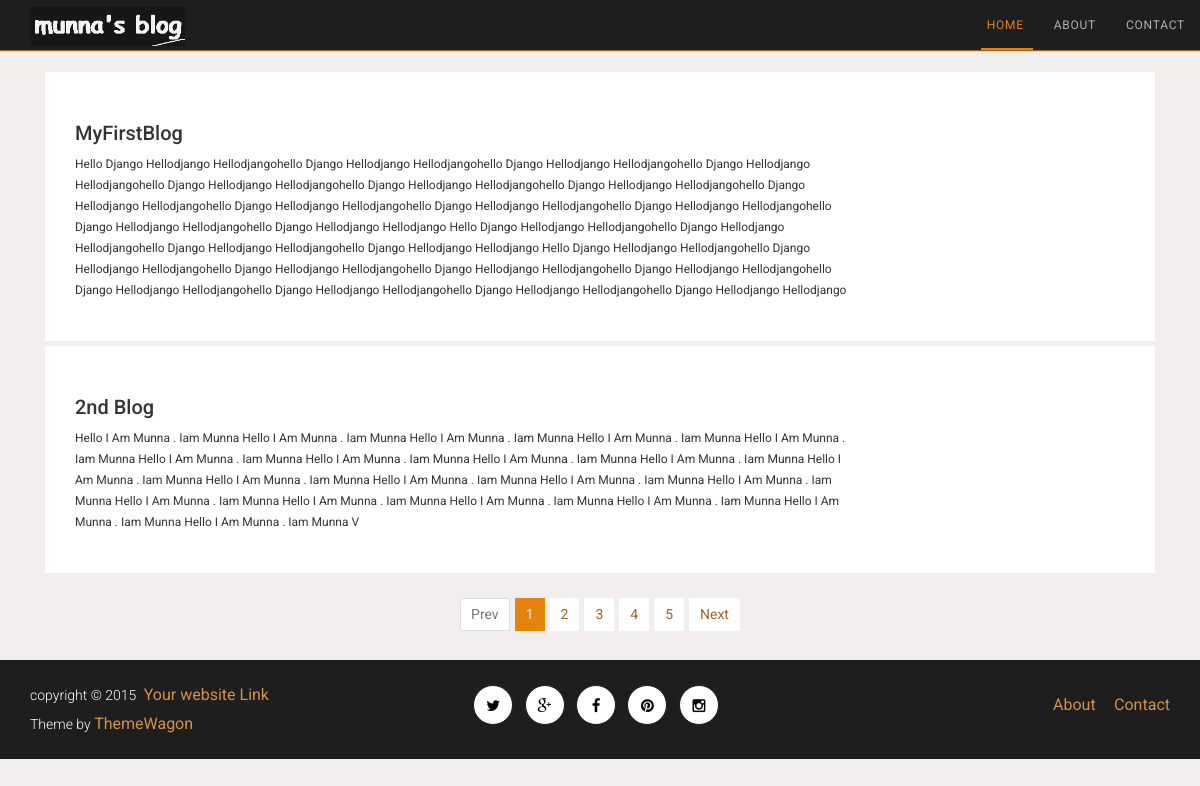
The page / on the database its author committed.
### blog/models.py (models this page shows, shortened)
class MyBlog(models.Model):
    title = models.CharField(max_length=100, default='habijabi')
    body = models.TextField()
    tags = models.ManyToManyField(Tag)
    author = models.ForeignKey(User, null = True)
    timestamp = models.DateTimeField(auto_created='true')
    update = models.DateTimeField(auto_now_add='true')

### blog/views.py (the view)
# urls.py: url(r'^$', ShowBlogListView.as_view(), name='show_blog_list'),
class ShowBlogListView(ListView):
    model = MyBlog
    template_name = 'show_blog_list.html'
    def get_context_data(self, **kwargs):
        context = super().get_context_data(**kwargs)
        blog_list = context['object_list']
        page = int(self.request.GET.get('page')) - 1 if self.request.GET.get('page') else None
        if page and page > 0:
            context['object_list'] = blog_list[page * 6 - 1: page * 6 + 6]
        else:
            context['object_list'] = blog_list[0:6]
        pagination = list()
        for i in range(int(blog_list.count() / 6) + 1):
            pagination.append(i + 1)
        context['pagination'] = pagination
        return context

### templates/show_blog_list.html
{%extends 'index.html'%}
{%load staticfiles%}
{% block blog %}
{% for blog in object_list%}
<section class="col-md-8">
                        <article class="blog-item">
                            <div class="row">
                                <div class="col-md-9">
         <h3> {{blog.title}}  </h3>
         <p> {{blog.body}}</p>
                                    </div>
                                </div>
                            </article>
    </section>
{% endfor %}
{% endblock %}

### templates/index.html (shortened to what this page needs)
<!DOCTYPE html>
{%load staticfiles%}
<html class="no-js">
    <head>
        {% block css%}
        <link rel="stylesheet" href="{% static  'assets/css/bootstrap.min.css' %}">
        <link rel="stylesheet" href="{% static 'assets/css/font-awesome.min.css' %}">
        <link rel="stylesheet" href="{% static 'assets/css/animate.css' %}">
        <link rel="stylesheet" href="{% static 'assets/css/style.css' %}">
        {% endblock %}
    </head>
    <body>
        <nav class="navbar navbar-default navbar-fixed-top">
            <div class="container">
                <div class="navbar-header">
                    <a class="navbar-brand" href="index.html">
                        <img src="{% static 'assets/img/logo.png' %}" alt="Site Logo">
                    </a>
                </div>
                <div class="collapse navbar-collapse" id="bs-example-navbar-collapse-1">
                    <ul class="nav navbar-nav navbar-right">
                        <li class="active"><a href="index.html">Home</span></a></li>
                        <li><a href="about.html">About</a></li>
                        <li><a href="contact.html">Contact</a></li>
                    </ul>
                </div>
            </div>
        </nav>
        <main>
            <div class="container">
                <div class="row">
                    <section class="col-md-8">
                        {% block blog  %}{% endblock %}
                        <div class="page-turn">
                            <div class="row">
                                <div class="col-md-6 col-md-offset-3 text-center">
                                    <nav>
                                        <ul class="pagination pagination-sm">
                                            <li class="disabled">
                                                <a href="#" aria-label="Previous">
                                                    <span aria-hidden="true">Prev</span>
                                                </a>
                                            </li>
                                            <li class="active"><a href="index.html">1</a></li>
                                            <li><a href="page2.html">2</a></li>
                                            <li><a href="page3.html">3</a></li>
                                            <li><a href="page4.html">4</a></li>
                                            <li><a href="page5.html">5</a></li>
                                            <li>
                                                <a href="page6.html" aria-label="Next">
                                                    <span aria-hidden="true">Next</span>
                                                </a>
                                            </li>
                                        </ul>
                                    </nav>
                                </div>
                            </div>
                        </div>
                    </section>
                </div>
            </div>
        </main>
        <footer>
            <div class="container">
                <div class="row">
                    <div class="col-md-4 col-sm-4">
                        copyright &copy; 2015 <a href="#" style="margin-left: 4px;">Your website Link</a>
                        <br>
                        Theme by <a href="https://themewagon.com/" target="_blank">ThemeWagon</a>
                    </div>
                    <div class="col-md-4 col-sm-4">
                        <ul class="social-share text-center">
                            <li><a href="#"><i class="fa fa-twitter"></i></a></li>
                            <li><a href="#"><i class="fa fa-google-plus"></i></a></li>
                            <li><a href="#"><i class="fa fa-facebook"></i></a></li>
                            <li><a href="#"><i class="fa fa-pinterest"></i></a></li>
                            <li><a href="#"><i class="fa fa-instagram"></i></a></li>
                        </ul>
                    </div>
                    <div class="col-md-4 col-sm-4">
                        <ul class="footer-nav">
                            <li><a href="about.html">About</a></li>
                            <li><a href="contact.html">Contact</a></li>
                        </ul>
                    </div>
                </div>
            </div>
        </footer>
    </body>
</html>

### static/assets/css/style.css (style rules this page uses)
.navbar { margin-bottom: 0px; }
.navbar-default { background-color: #1E1E1E; border: none; box-shadow: 0px 1px 1px #A96113; }
.navbar-default .navbar-nav>.active>a, .navbar-default .navbar-nav>.active>a:focus, .navbar-default .navbar-nav>.active>a:hover { background-color: transparent; color: #E4840D; }
.navbar-default .navbar-nav>li>a { color: rgba(238, 238, 238, 0.7); font-size: 12px; padding-right: 0px; margin-left: 15px; text-transform: uppercase; letter-spacing: .75px; word-spacing: 2px; -webkit-transition: all 0.75s; -moz-transition: all 0.75s; -ms-transition: all 0.75s; -o-transition: all 0.75s; transition: all 0.0.75s; }
.navbar-default .navbar-nav>li>a:after { background-color: #eeeeee; display: block; position: absolute; left: 9px; bottom: 0; width: 0; height: 2px; content: ""; -webkit-transition: all 0.75s; -moz-transition: all 0.75s; -ms-transition: all 0.75s; -o-transition: all 0.75s; transition: all 0.0.75s; }
.navbar-default .navbar-nav>.active>a:after, .navbar-default .navbar-nav>li>a:focus:after, .navbar-default .navbar-nav>li>a:hover:after { width: 100%; }
.navbar-default .navbar-nav>.active>a:after { background-color: #E4840D; }
.navbar-default .navbar-brand { padding: 7px 15px; }
.navbar-brand>img { width: 155px; }
body { background-color: #f1eeed; font-family: 'Roboto', sans-serif; font-size: 15px; line-height: 1.82em; }
a { color: #000000; }
h1,h2,h3,h4,h5,h6 { text-transform: capitalize; }
h3 { font-size: 20px; }
main { margin-top: 72px; }
.pagination>.active>a, .pagination>.active>a:focus, .pagination>.active>a:hover, .pagination>.active>span, .pagination>.active>span:focus, .pagination>.active>span:hover { background-color: #E4840D; border-color: transparent; color: #E6E6E6; }
.pagination>li>a, .pagination>li>span { color: #9A6326; margin-left: 5px; border: 1px solid transparent; }
.pagination-sm>li>a, .pagination-sm>li>span { font-size: 14px; }
.blog-item { background-color: #ffffff; margin-bottom: 5px; padding: 30px; }
.blog-item p { font-size: 12px; line-height: 1.75em; text-transform: capitalize; }
.social-share { padding: 0; }
.social-share li { display: inline-block; margin-right: 8px; }
.social-share:last-child { margin-right: 0px; }
.share-widget .social-share li a i, footer .social-share li a i { background-color: #ffffff; border: 1px solid #000000; border-radius: 0px; color: #000000; font-size: 15px; font-weight: 100; height: 40px; line-height: 40px; text-align: center; width: 40px; -webkit-transition: all 0.75s; -moz-transition: all 0.75s; -ms-transition: all 0.75s; -o-transition: all 0.75s; transition: all 0.0.75s; }
footer { background-color: #1E1E1E; color: #ffffff; font-size: 14px; font-weight: 300; padding: 21px 0px; position: absolute; width: 100%; }
footer a { color: #D2924C; font-size: 16px; font-weight: 400; }
footer .social-share { margin-top: 4px; }
footer .social-share li a i { background-color: #ffffff; border-radius: 50%; border: 1px solid #1E1E1E; }
footer .footer-nav { float: right; margin-top: 10px; }
footer .footer-nav li { display: inline-block; list-style: none; margin-left: 15px; }

### rows shown on the page
MyBlog: title "MyFirstBlog", body "Hello Django Hellodjango Hellodjangohello Django Hellodjango Hellodjangohello Django Hellodjango Hellodjangohello Django Hellodjango Hellodjangohello Django Hellodjango Hellodjangohello Django Hellodjango Hellodjangohello Django Hellodjango Hellodjangohello Django Hellodjango Hellodjangohello Django Hellodjango Hellodjangohello Django Hellodjango Hellodjangohello Django Hellodjango Hellodjangohello Django Hellodjango Hellodjangohello Django Hellodjango Hellodjango Hello Django Hellodjango Hellodjangohello Django Hellodjango Hellodjangohello Django Hellodjango Hellodjangohello Django Hellodjango Hellodjango Hello Django Hellodjango Hellodjangohello Django Hellodjango Hellodjangohello Django…"
MyBlog: title "2nd Blog", body "Hello I Am Munna . Iam Munna Hello I Am Munna . Iam Munna Hello I Am Munna . Iam Munna Hello I Am Munna . Iam Munna Hello I Am Munna . Iam Munna Hello I Am Munna . Iam Munna Hello I Am Munna . Iam Munna Hello I Am Munna . Iam Munna Hello I Am Munna . Iam Munna Hello I Am Munna . Iam Munna Hello I Am Munna . Iam Munna Hello I Am Munna . Iam Munna Hello I Am Munna . Iam Munna Hello I Am Munna . Iam Munna Hello I Am Munna . Iam Munna Hello I Am Munna . Iam Munna Hello I Am Munna . Iam Munna Hello I Am Munna . Iam Munna Hello I Am Munna . Iam Munna Hello I Am Munna . Iam Munna V"
